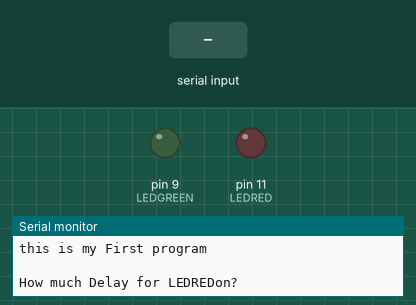
Simulated run of this sketch. Board: Arduino Uno, built with avr-gcc and run on an emulated ATmega328P. Shown: output pins drawn as LEDs (lit = HIGH), the last lines printed to the serial monitor. Dashed ring = blinking. Inputs (shaded band) come from the test bench.

Above: at 0.8 s.
0.9 s: "90,45,200,10,150,30\n" received over Serial
At 1.05 s:
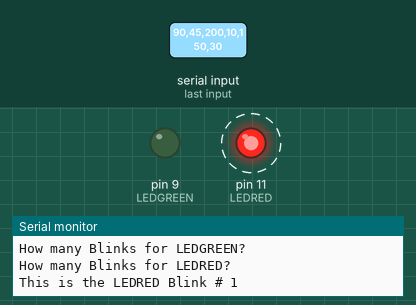
At 5.27 s:
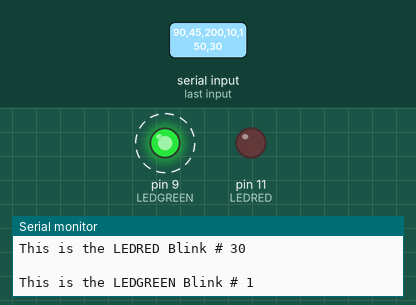
Timing chart, 0 to 12.9 s (numbered marks = the images above; inputs shaded):
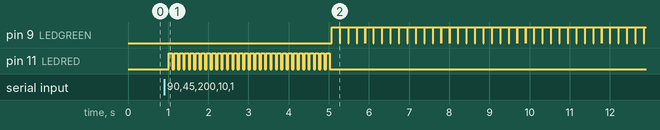

The sketch:

sketch_mar11a_firstprogramcode.ino
```cpp
int LEDRED=11;
int LEDGREEN=9;
int BlinkRed;
int BlinkGreen;
int LEDREDon;
int LEDREDoff;
int LEDGREENon;
int LEDGREENoff;
String message1="This is the LEDRED Blink # ";
String message2="This is the LEDGREEN Blink # ";


void setup() {
  Serial.begin(9600);
  pinMode(LEDRED,OUTPUT);
  pinMode(LEDGREEN,OUTPUT);
  Serial.println("this is my First program");
  Serial.println(" ");

  Serial.print("How much Delay for LEDREDon?");
  while(Serial.available()==0){ };
  LEDREDon=Serial.parseInt();
  Serial.println(" ");

  Serial.print("How much Delay LEDREDoff?");
  while(Serial.available()==0){ };
  LEDREDoff=Serial.parseInt();
  Serial.println(" ");

   Serial.print("How long LEDGREENon?");
  while(Serial.available()==0){ };
  LEDGREENon=Serial.parseInt();
  Serial.println(" ");

   Serial.print("How long LEDGREENoff?");
  while(Serial.available()==0){ };
  LEDGREENoff=Serial.parseInt();
  Serial.println(" ");

  Serial.print("How many Blinks for LEDGREEN?");
  while(Serial.available()==0){ };
  BlinkGreen=Serial.parseInt();
  Serial.println(" ");


}

void loop(){
  Serial.print("How many Blinks for LEDRED?");
  while(Serial.available()==0){ };
  BlinkRed=Serial.parseInt();
  Serial.println(" ");

  for (int j=1;j<=BlinkRed;j=j+1){
    Serial.print(message1);
    Serial.println( j );
  digitalWrite(LEDRED,HIGH);
  delay(LEDREDon);
  digitalWrite(LEDRED,LOW);
  delay(LEDREDoff);
  }

Serial.println(" ");
for (int j=1;j<=BlinkGreen;j=j+1){
Serial.print(message2);
Serial.println( j );

  digitalWrite(LEDGREEN,HIGH);
  delay(LEDGREENon);
  digitalWrite(LEDGREEN,LOW);
  delay(LEDGREENoff);
}

  Serial.println(" ");
}
```

Measured:
- after the input at 0.9 s, pin 9 (LEDGREEN): alternates HIGH for 0.20 s and LOW for 0.01 s, starting after 4.2 s; pin 11 (LEDRED): alternates HIGH for 0.09 s and LOW for 0.05 s, 60 changes in all, then stays LOW, starting after 0.11 s
